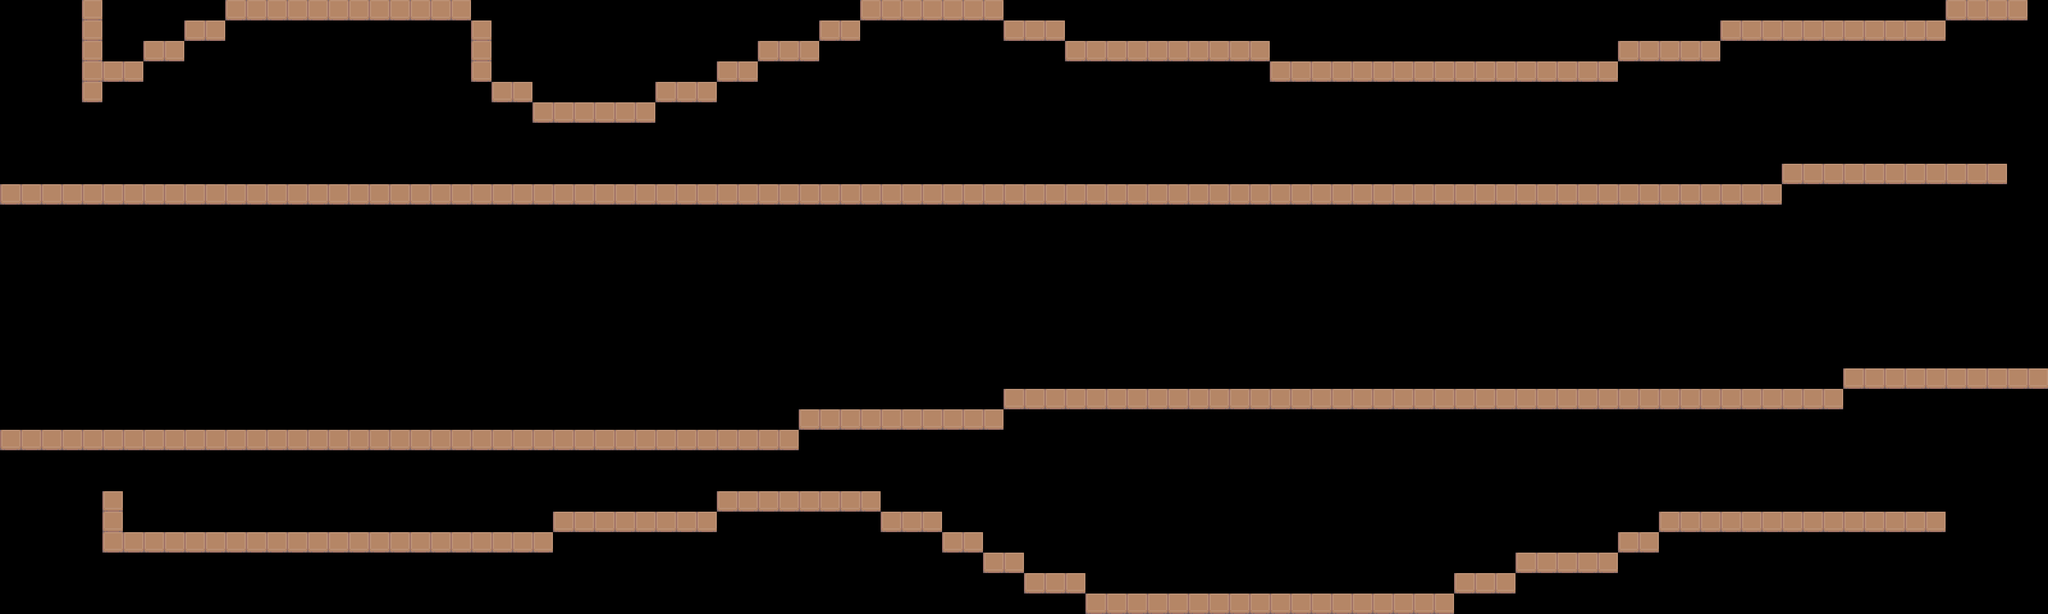

Below is a game level as drawn by its tile map, then a one-line description and the .tmx that defines it (tile-layer data replaced by summaries):
An orthogonal 100x30 tile map with 32x32 px tiles, 1 tile layer (layer1).

<map version="1.0" orientation="orthogonal" width="100" height="30" tilewidth="32" tileheight="32">
 <tileset firstgid="1" name="ground_1x1" tilewidth="32" tileheight="32">
  <image source="ground_1x1.png" width="800" height="32" />
 </tileset>
 <layer name="layer1" width="100" height="30">
  <data>[3000 cells, 391 non-empty, 1 distinct tile ids]</data>
 </layer>
</map>
